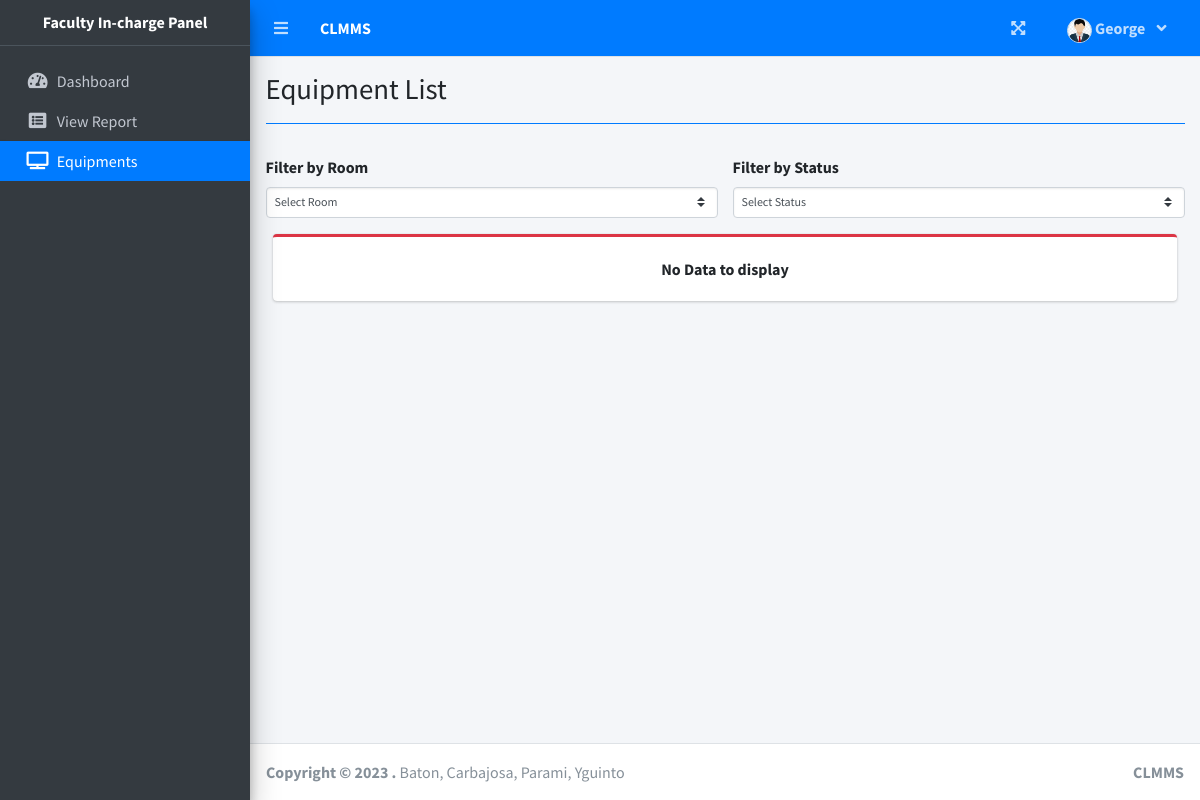
Before: /index.php?page=equipment_list (signed in) with the older database file.
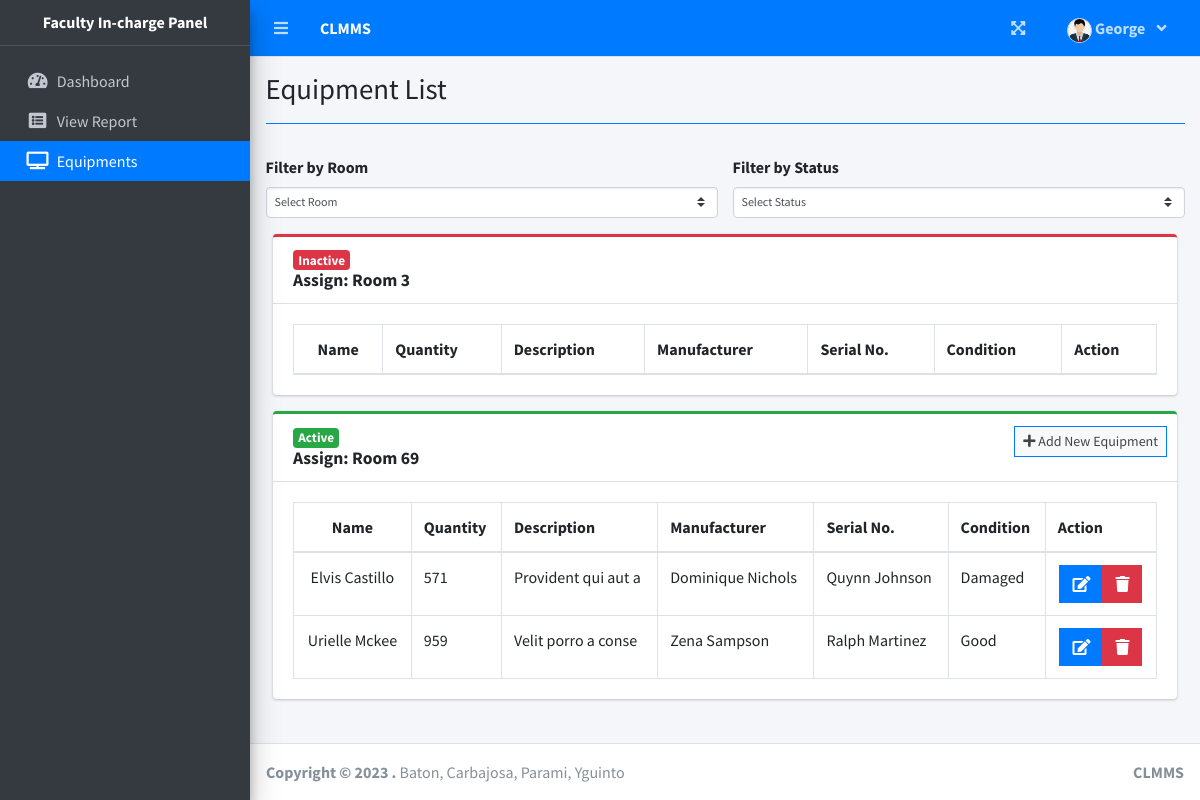
After: the same page with the newer database file.
### tables this page shows
CREATE TABLE `room_list` (
  `id` int(11) NOT NULL,
  `faculty_id` int(11) DEFAULT NULL,
  `room` varchar(7) NOT NULL,
  `description` text DEFAULT NULL,
  `capacity` int(11) NOT NULL DEFAULT 0,
  `status` int(11) NOT NULL DEFAULT 0
);

CREATE TABLE `equipment_list` (
  `id` int(30) NOT NULL,
  `room_id` int(11) NOT NULL,
  `name` varchar(100) NOT NULL,
  `quantity` int(50) NOT NULL,
  `description` text NOT NULL,
  `manufacturer` text NOT NULL,
  `serial_no` text NOT NULL,
  `condition` text NOT NULL
);

### faculty/equipment_list.php (the view, shortened to what the changed rows need)
<?php include 'db_connect.php' ?>
<?php
$eqList = $conn->query("SELECT * FROM room_list order by id desc");
?>
<?php
if (isset($_GET['room_id']) && $_GET['room_id'] > 0) {
	$eqList = $conn->query("SELECT * FROM room_list where id = " . $_GET['room_id']);
	$row = $eqList->fetch_assoc();
?>
	<div class="col-lg-12">
		<div class="card card-outline <?php echo $row['status'] == 1 ? "card-success" : "card-danger" ?>">
			<div class="card-header">
				<h3 class="card-title text-capitalize font-weight-bold">
					<?php if ($row['status'] == 1) : ?>
						<span class="badge badge-success">Active</span>
					<?php else : ?>
						<span class="badge badge-danger">Inactive</span>
					<?php endif; ?>
					<br>
					Assign: Room <?php echo $row['room'] ?>
				</h3>
				<?php if ($row['status'] == 1) : ?>
					<div class="card-tools">
						<a class="btn btn-block btn-sm btn-default btn-flat border-primary" href="./index.php?page=new_equipment&room_id=<?php echo $row['id'] ?>"><i class="fa fa-plus"></i> Add New Equipment</a>
					</div>
				<?php endif; ?>
			</div>
			<div class="card-body">
				<table class="table tabe-hover table-bordered equipment_list">
					<thead>
						<tr>
							<th class="text-center">Name</th>
							<th>Quantity</th>
							<th>Description</th>
							<th>Manufacturer</th>
							<th>Serial No.</th>
							<th>Condition</th>
							<th>Action</th>
						</tr>
					</thead>
					<tbody>
						<?php
						$qry = $conn->query("SELECT * FROM equipment_list where room_id = " . $row['id'] . " order by id asc");
						while ($row = $qry->fetch_assoc()) :
						?>
							<tr>
								<td class="text-center">
									<?php echo $row['name'] ?>
								</td>
								<td class="">
									<?php echo $row['quantity'] ?>
								</td>
								<td class="">
									<?php echo $row['description'] ?>
								</td>
								<td class="">
									<?php echo $row['manufacturer'] ?>
								</td>
								<td class="">
									<?php echo $row['serial_no'] ?>
								</td>
								<td class="">
									<?php echo $row['condition'] ?>
								</td>
								<td class="text-center">
									<div class="btn-group">
										<a href="./index.php?page=edit_equipment&id=<?php echo $row['id'] ?>" class="btn btn-primary btn-flat">
											<i class="fas fa-edit"></i>
										</a>
										<button type="button" class="btn btn-danger btn-flat delete_equipment" data-id="<?php echo $row['id'] ?>">
											<i class="fas fa-trash"></i>
										</button>
									</div>
								</td>
							</tr>
						<?php endwhile; ?>
					</tbody>
				</table>
			</div>
		</div>
	</div>
<?php } else { ?>
	<?php if ($eqList->num_rows <= 0) : ?>
		<div class="col-lg-12">
			<div class="card card-outline card-danger">
				<div class="card-body">
					<center><b>No Data to display</b></center>
				</div>
			</div>
		</div>
	<?php else : ?>
		<?php while ($row = $eqList->fetch_assoc()) : ?>
			<div class="col-lg-12">
				<div class="card card-outline <?php echo $row['status'] == 1 ? "card-success" : "card-danger" ?>">
					<div class="card-header">
						<h3 class="card-title text-capitalize font-weight-bold">
							<?php if ($row['status'] == 1) : ?>
								<span class="badge badge-success">Active</span>
							<?php else : ?>
								<span class="badge badge-danger">Inactive</span>
							<?php endif; ?>
							<br>
							Assign: Room <?php echo $row['room'] ?>
						</h3>
						<?php if ($row['status'] == 1) : ?>
							<div class="card-tools">
								<a class="btn btn-block btn-sm btn-default btn-flat border-primary" href="./index.php?page=new_equipment&room_id=<?php echo $row['id'] ?>"><i class="fa fa-plus"></i> Add New Equipment</a>
							</div>
						<?php endif; ?>
					</div>
					<div class="card-body">
						<table class="table tabe-hover table-bordered equipment_list">
							<thead>
								<tr>
									<th class="text-center">Name</th>
									<th>Quantity</th>
									<th>Description</th>
									<th>Manufacturer</th>
									<th>Serial No.</th>
									<th>Condition</th>
									<th>Action</th>
								</tr>
							</thead>
							<tbody>
								<?php
								$qry = $conn->query("SELECT * FROM equipment_list where room_id = " . $row['id'] . " order by id asc");
								while ($row = $qry->fetch_assoc()) :
								?>
									<tr>
										<td class="text-center">
											<?php echo $row['name'] ?>
										</td>
										<td class="">
											<?php echo $row['quantity'] ?>
										</td>
										<td class="">
											<?php echo $row['description'] ?>
										</td>
										<td class="">
											<?php echo $row['manufacturer'] ?>
										</td>
										<td class="">
											<?php echo $row['serial_no'] ?>
										</td>
										<td class="">
											<?php echo $row['condition'] ?>
										</td>
										<td class="text-center">
											<div class="btn-group">
												<a href="./index.php?page=edit_equipment&id=<?php echo $row['id'] ?>" class="btn btn-primary btn-flat">
													<i class="fas fa-edit"></i>
												</a>
												<button type="button" class="btn btn-danger btn-flat delete_equipment" data-id="<?php echo $row['id'] ?>">
													<i class="fas fa-trash"></i>
												</button>
											</div>
										</td>
									</tr>
								<?php endwhile; ?>
							</tbody>
						</table>
					</div>
				</div>
			</div>
		<?php endwhile; ?>
	<?php endif; ?>
<?php } ?>

Changed rows visible on the page:
added room_list: status "Inactive", room "3"
added room_list: status "Active", room "69"
added equipment_list: name "Elvis Castillo", quantity "571", description "Provident qui aut a", manufacturer "Dominique Nichols", serial_no "Quynn Johnson", condition "Damaged"
added equipment_list: name "Urielle Mckee", quantity "959", description "Velit porro a conse", manufacturer "Zena Sampson", serial_no "Ralph Martinez", condition "Good"
Other visible differences:
text no longer shown: "No Data to display"
